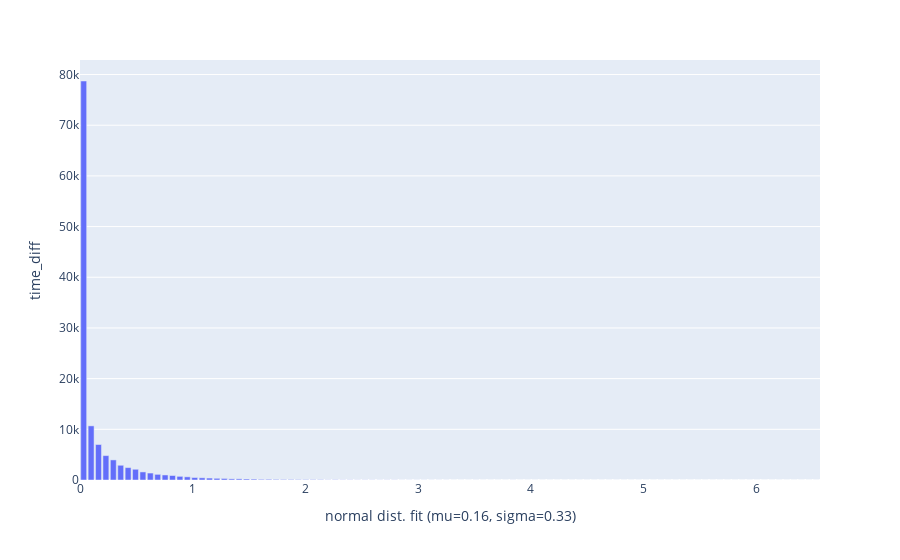

The code cell stored with this chart in its notebook:
### Code cell
# check time diff

def cal_time_diff(df):
    """
    Calculate time difference between rows, also consider noon break
    """
    df = df.copy()
    df['time_diff'] = 0

    # morning trading
    trading_morning = (
        (df.index.time >= datetime.strptime('09:31:00', '%H:%M:%S').time()) 
        & (df.index.time <= datetime.strptime('12:00:00', '%H:%M:%S').time())
    )
    df.loc[trading_morning, 'time_diff'] = df[trading_morning].index.to_series().diff().dt.total_seconds()
    
    # afternoon
    trading_afternoon = (
        (df.index.time >= datetime.strptime('13:01:00', '%H:%M:%S').time()) 
        & (df.index.time <= datetime.strptime('16:00:00', '%H:%M:%S').time())
    )
    df.loc[trading_afternoon, 'time_diff'] = df[trading_afternoon].index.to_series().diff().dt.total_seconds()
    
    return df['time_diff']

quote_df['time_diff'] = cal_time_diff(quote_df)
quote_df.plotDistrib(
    'time_diff', bins=100,
)
print(quote_df['time_diff'].describe())

### Figure 1 — Plotly figure (JSON) as saved in the notebook; plotly's stock layout.template omitted (floating-point values rounded to 4 significant figures)
{"data": [{"alignmentgroup": "True", "hovertemplate": "normal dist. fit (mu=0.16, sigma=0.33)=%{x}<br>time_diff=%{y}<extra></extra>", "legendgroup": "", "marker": {"color": "#636efa", "pattern": {"shape": ""}}, "name": "", "offsetgroup": "", "orientation": "v", "showlegend": false, "textposition": "auto", "type": "bar", "x": [0.03284, 0.09851, 0.1642, 0.2298, 0.2955, 0.3612, 0.4269, 0.4925, 0.5582, 0.6239, 0.6895, 0.7552, 0.8209, 0.8865, 0.9522, 1.018, 1.084, 1.149, 1.215, 1.281, 1.346, 1.412, 1.478, 1.543, 1.609, 1.675, 1.74, 1.806, 1.872, 1.937, 2.003, 2.069, 2.134, 2.2, 2.266, 2.331, 2.397, 2.463, 2.528, 2.594, 2.66, 2.725, 2.791, 2.857, 2.922, 2.988, 3.054, 3.119, 3.185, 3.251, 3.316, 3.382, 3.448, 3.513, 3.579, 3.645, 3.71, 3.776, 3.842, 3.907, 3.973, 4.039, 4.104, 4.17, 4.236, 4.301, 4.367, 4.433, 4.498, 4.564, 4.63, 4.695, 4.761, 4.827, 4.892, 4.958, 5.024, 5.089, 5.155, 5.221, 5.286, 5.352, 5.418, 5.483, 5.549, 5.615, 5.68, 5.746, 5.812, 5.877, 5.943, 6.009, 6.074, 6.14, 6.206, 6.271, 6.337, 6.403, 6.468, 6.534], "xaxis": "x", "y": [78723, 10680, 7000, 4815, 3964, 2907, 2448, 2118, 1593, 1374, 1113, 994, 885, 721, 626, 488, 432, 380, 332, 301, 224, 227, 197, 173, 128, 135, 115, 99, 99, 77, 75, 72, 61, 30, 47, 29, 29, 21, 26, 24, 17, 22, 22, 10, 12, 12, 11, 9, 7, 8, 6, 5, 4, 7, 3, 1, 4, 3, 7, 0, 2, 3, 1, 2, 0, 2, 2, 2, 2, 1, 1, 1, 1, 2, 2, 1, 0, 0, 1, 0, 1, 0, 0, 0, 0, 0, 0, 0, 0, 0, 1, 0, 0, 0, 1, 0, 0, 0, 0, 1], "yaxis": "y"}], "layout": {"barmode": "relative", "legend": {"tracegroupgap": 0}, "margin": {"t": 60}, "xaxis": {"anchor": "y", "domain": [0, 1], "title": {"text": "normal dist. fit (mu=0.16, sigma=0.33)"}}, "yaxis": {"anchor": "x", "domain": [0, 1], "title": {"text": "time_diff"}}}}
